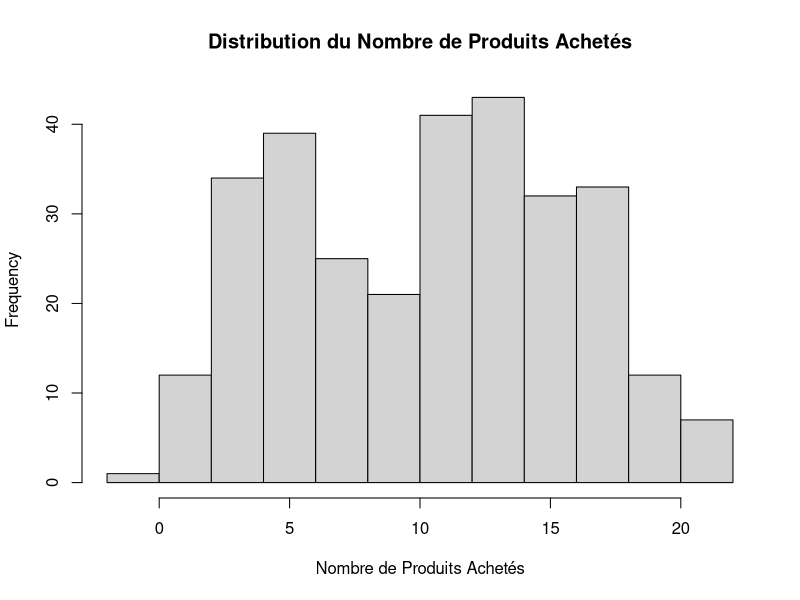
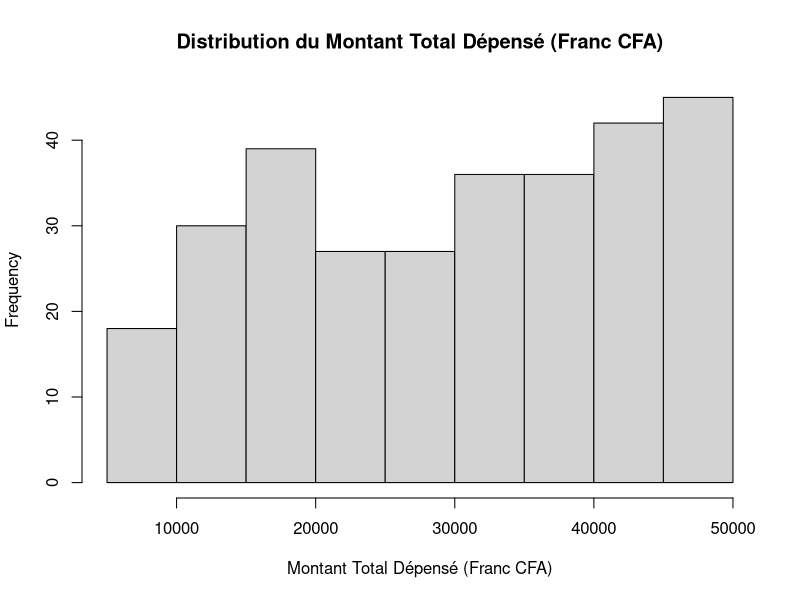
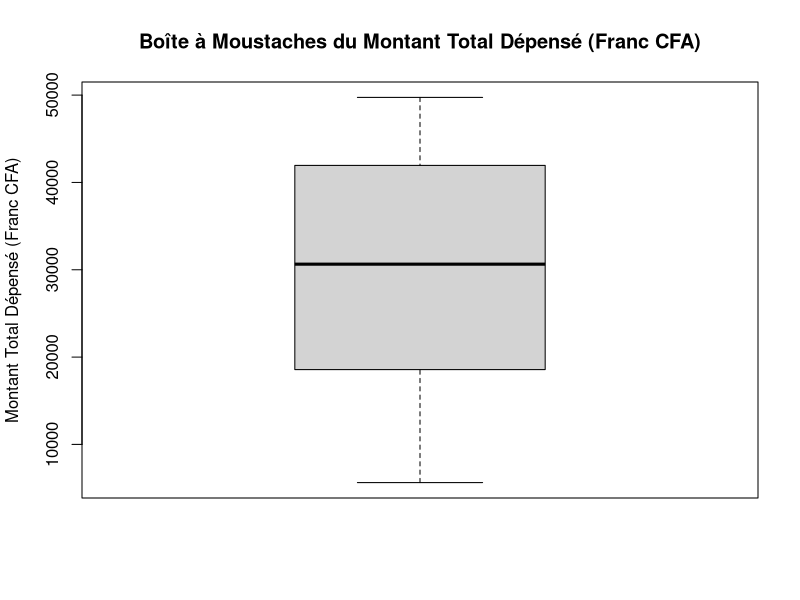
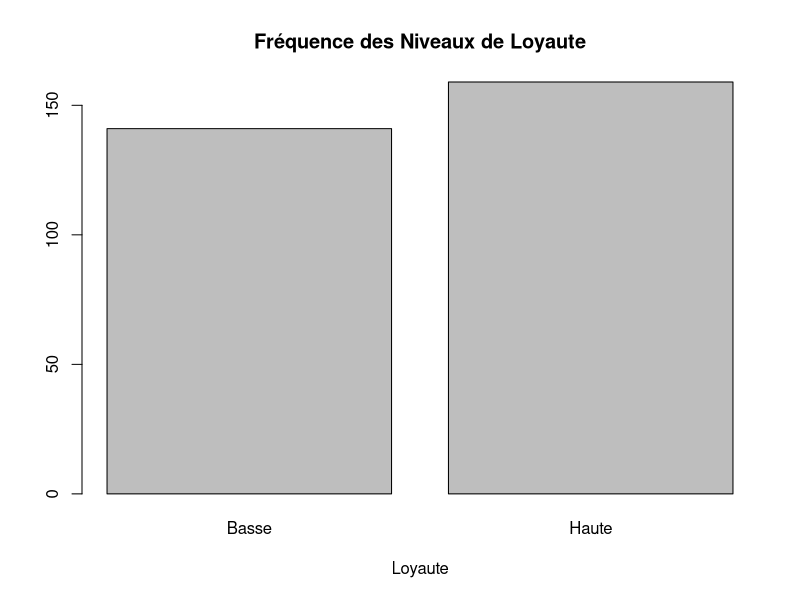
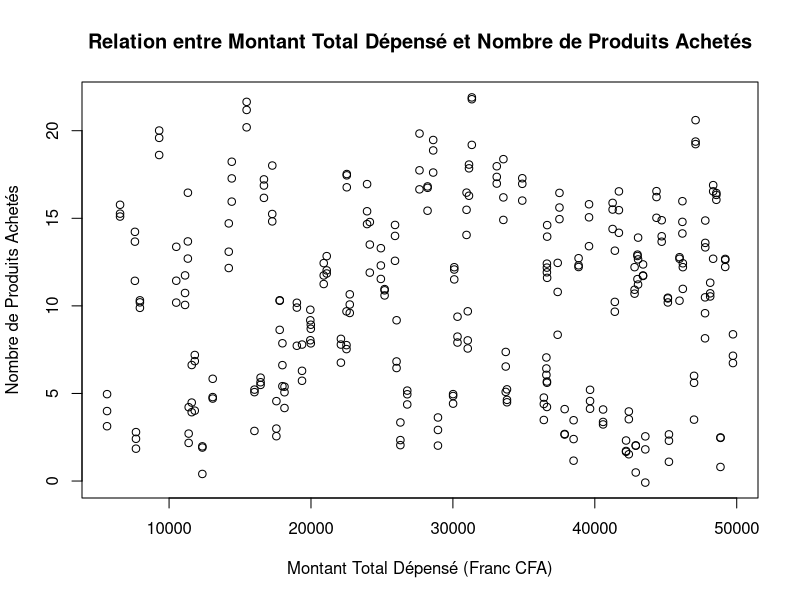

Write R code to recreate these figures, in order.
# Import des librairies utiles
library(dplyr)
library(ggplot2)
library(caret)
library(MASS)
#library(shiny)

# Import des données
df = read.csv("sendawal.csv")

#Exploration initiale
head(df)
# Résumé statistique
summary(df)

# Distribution de la variable loyauté
table(df$Loyaute)

# Distribution des variables numériques
hist(df$Nombre.de.Produits.Achetes, main = "Distribution du Nombre de Produits Achetés", xlab = "Nombre de Produits Achetés")
hist(df$Montant.Depense..Franc.CFA., main = "Distribution du Montant Total Dépensé (Franc CFA)", xlab = "Montant Total Dépensé (Franc CFA)")

# Boîte à moustaches pour la variable Montant.Depense..Franc.CFA.
boxplot(df$Montant.Depense..Franc.CFA., main = "Boîte à Moustaches du Montant Total Dépensé (Franc CFA)", ylab = "Montant Total Dépensé (Franc CFA)")

# Fréquence des niveaux de la variable Loyaute
barplot(table(df$Loyaute), main = "Fréquence des Niveaux de Loyaute", xlab = "Loyaute")

# Relation entre Montant.Depense..Franc.CFA. et Nombre.de.Produits.Achetes
plot(df$Montant.Depense..Franc.CFA., df$Nombre.de.Produits.Achetes, main = "Relation entre Montant Total Dépensé et Nombre de Produits Achetés", xlab = "Montant Total Dépensé (Franc CFA)", ylab = "Nombre de Produits Achetés")

# Vérification des valeurs manquantes 
sum(is.na(df))# On voit qu'il n'y a pas de VM

# Tests de normalité

# Test de Shapiro wilk
shapiro.test(df$Montant.Depense..Franc.CFA.)
shapiro.test(df$Nombre.de.Produits.Achetes)

# Test de Kolmogorov-Smirnov
ks.test(df$Montant.Depense..Franc.CFA.,"pnorm", mean(df$Montant.Depense..Franc.CFA.), sd(df$Montant.Depense..Franc.CFA.))
ks.test(df$Nombre.de.Produits.Achetes,"pnorm", mean(df$Montant.Depense..Franc.CFA.), sd(df$Montant.Depense..Franc.CFA.)) 


# Analyse Discriminante Quadratique

# Sélection des variables explicatives et de la variable à prédire 
df_model <- df[, c("Loyaute","Montant.Depense..Franc.CFA.","Nombre.de.Produits.Achetes")]
# Diviser les données en ensemble d'apprentissage et de test
set.seed(123)
index <- sample(1:nrow(df), 0.7 * nrow(df))
train <- df_model[index, ]
train
test <- df[-index, ]
test
# Modélisation

# Créer un modèle LDA
model <- lda(Loyaute ~ ., data = train)
model
summary(model)

# Évaluation du modèle

# Prédire sur l'ensemble de test
prediction <- predict(model, newdata = test)
prediction
# Probabilités d'appartenance à chaque classe pour les premières observations
head(predict(model, newdata = test, type = "response")$posterior)

# Matrice de confusion
Matrice <- table(Loyaute = test$Loyaute, Predite = prediction$class)
Matrice

# Taux de classification
accuracy <- sum(diag(Matrice)) / sum(Matrice)
accuracy



